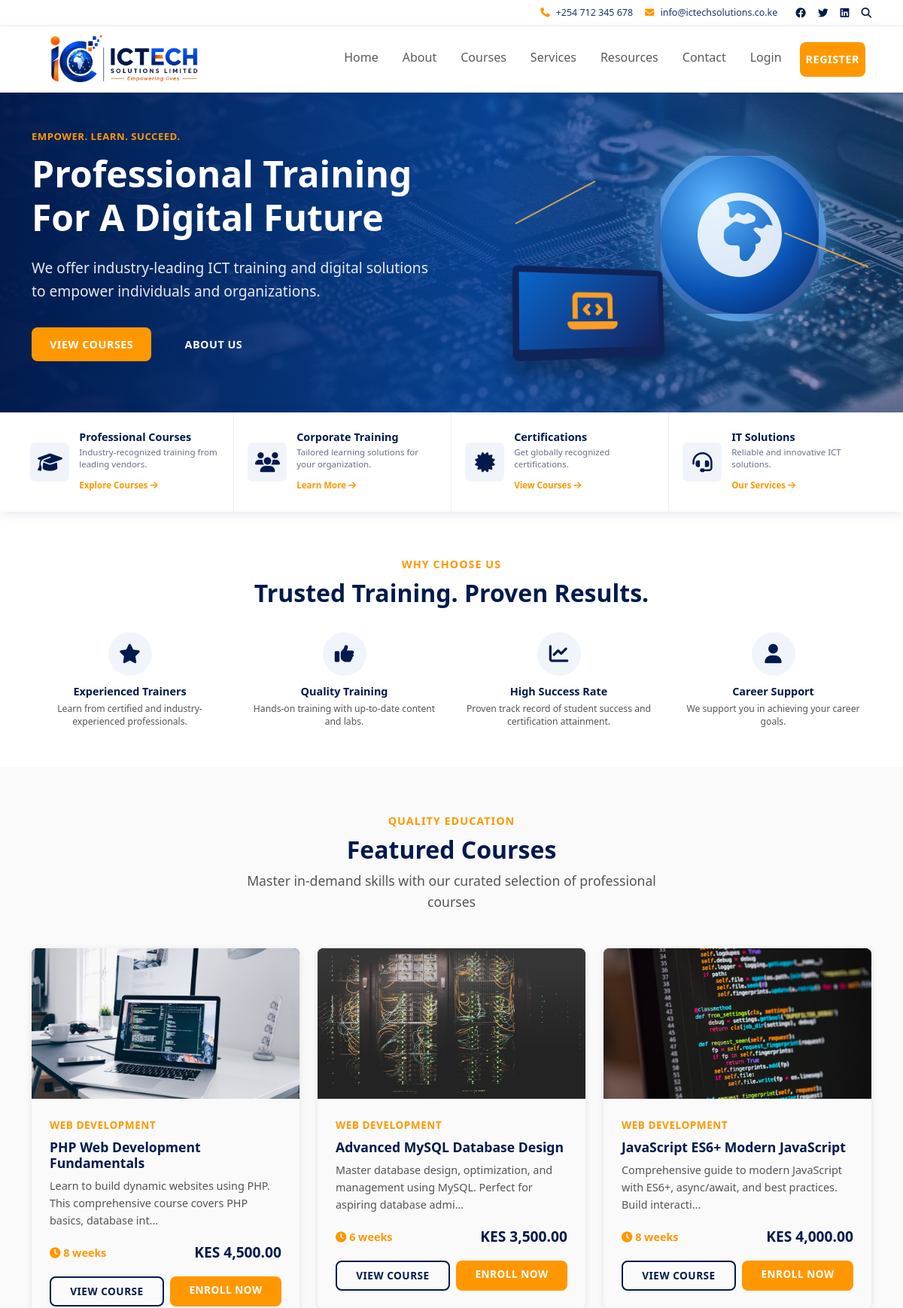
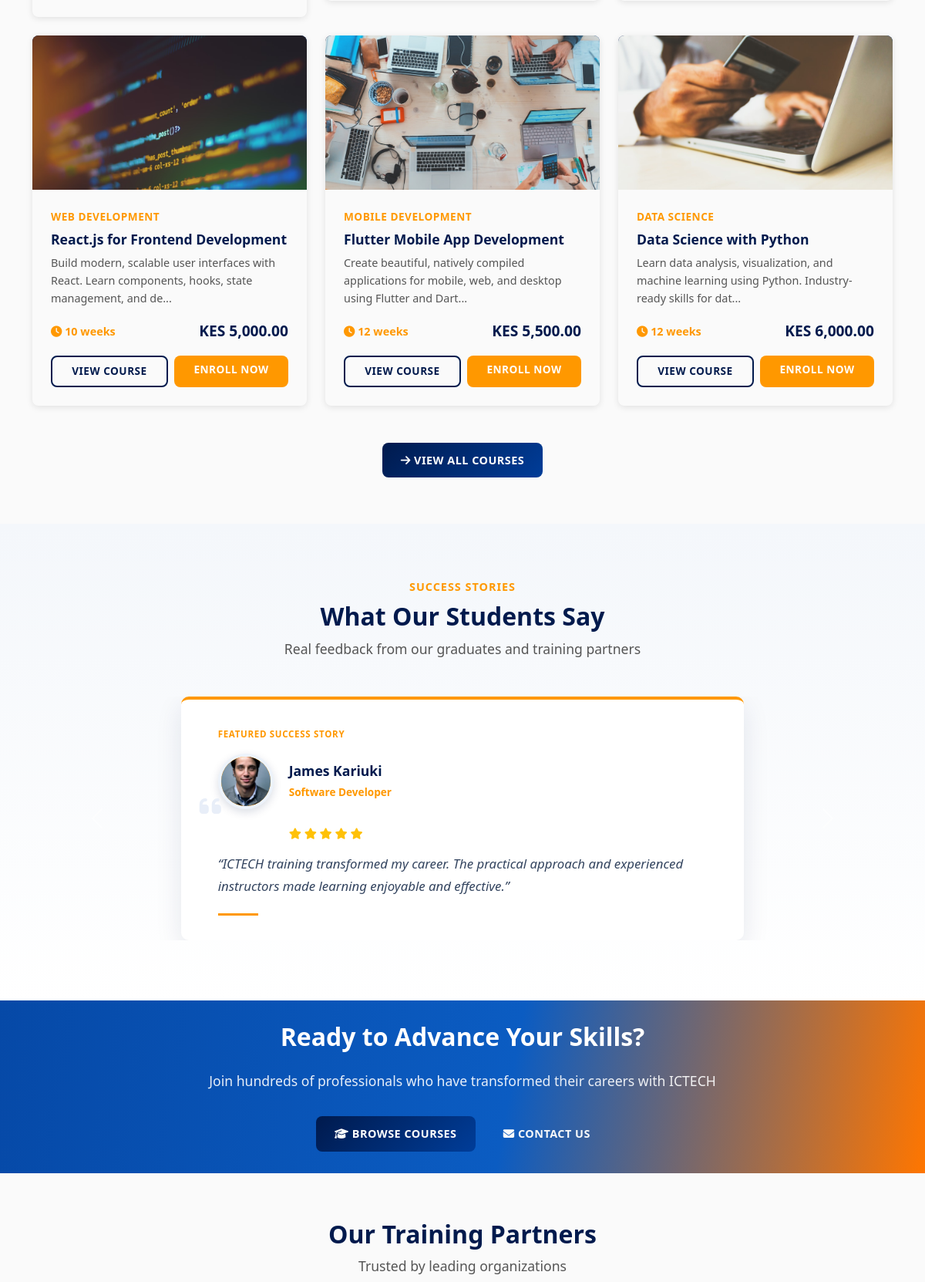
The page / (upper part) on the database its author committed (2 pictures, top to bottom).
### tables this page shows
CREATE TABLE courses (
    id INT PRIMARY KEY AUTO_INCREMENT,
    title VARCHAR(255) NOT NULL,
    slug VARCHAR(255) NOT NULL UNIQUE,
    description LONGTEXT,
    objectives LONGTEXT,
    requirements LONGTEXT,
    category_id INT NOT NULL,
    price DECIMAL(10, 2) DEFAULT 0,
    duration VARCHAR(100),
    image VARCHAR(255),
    status ENUM('published', 'draft', 'archived') DEFAULT 'draft',
    is_featured BOOLEAN DEFAULT FALSE,
    created_at TIMESTAMP DEFAULT CURRENT_TIMESTAMP,
    updated_at TIMESTAMP DEFAULT CURRENT_TIMESTAMP ON UPDATE CURRENT_TIMESTAMP,
    FOREIGN KEY (category_id) REFERENCES categories(id) ON DELETE CASCADE,
    INDEX idx_slug (slug),
    INDEX idx_category_id (category_id),
    INDEX idx_status (status),
    INDEX idx_featured (is_featured)
);

CREATE TABLE categories (
    id INT PRIMARY KEY AUTO_INCREMENT,
    name VARCHAR(255) NOT NULL UNIQUE,
    slug VARCHAR(255) NOT NULL UNIQUE,
    created_at TIMESTAMP DEFAULT CURRENT_TIMESTAMP,
    updated_at TIMESTAMP DEFAULT CURRENT_TIMESTAMP ON UPDATE CURRENT_TIMESTAMP
);

CREATE TABLE testimonials (
    id INT PRIMARY KEY AUTO_INCREMENT,
    name VARCHAR(255) NOT NULL,
    role VARCHAR(255),
    message LONGTEXT NOT NULL,
    photo VARCHAR(255),
    type ENUM('student', 'trainer') DEFAULT 'student',
    is_featured BOOLEAN DEFAULT FALSE,
    created_at TIMESTAMP DEFAULT CURRENT_TIMESTAMP,
    updated_at TIMESTAMP DEFAULT CURRENT_TIMESTAMP ON UPDATE CURRENT_TIMESTAMP,
    INDEX idx_featured (is_featured)
);

### includes/db.php (called while the page is built, shortened)
<?php
class Database {
    private $pdo;
    private static $instance = null;
    private function __construct() {
        try {
            $dsn = "mysql:host=" . DB_HOST . ";dbname=" . DB_NAME . ";charset=utf8mb4";
            $this->pdo = new PDO($dsn, DB_USER, DB_PASS, [
                PDO::ATTR_ERRMODE => PDO::ERRMODE_EXCEPTION,
                PDO::ATTR_DEFAULT_FETCH_MODE => PDO::FETCH_ASSOC,
                PDO::ATTR_EMULATE_PREPARES => false,
            ]);
        } catch (PDOException $e) {
            if (DEBUG_MODE) {
                die("Database connection failed: " . $e->getMessage());
            } else {
                die("Unable to connect to the database. Please try again later.");
            }
        }
    }
    public static function getInstance() {
        if (self::$instance === null) {
            self::$instance = new self();
        }
        return self::$instance;
    }
    public function query($sql, $params = []) {
        try {
            $stmt = $this->pdo->prepare($sql);
            $stmt->execute($params);
            return $stmt;
        } catch (PDOException $e) {
            if (DEBUG_MODE && LOG_ERRORS) {
                error_log("Database query error: " . $e->getMessage());
            }
            throw $e;
        }
    }
    public function getAll($sql, $params = []) {
        $stmt = $this->query($sql, $params);
        return $stmt->fetchAll();
    }
}
?>

### includes/helpers.php (called while the page is built, shortened)
<?php
require_once __DIR__ . '/db.php';
function h($text) {
    return htmlspecialchars($text, ENT_QUOTES, 'UTF-8');
}
function formatCurrency($amount) {
    return 'KES ' . number_format($amount, 2);
}
function getFeaturedCourses($limit = 6) {
    $db = Database::getInstance();
    return $db->getAll(
        "SELECT c.*, cat.name as category_name
         FROM courses c
         LEFT JOIN categories cat ON c.category_id = cat.id
         WHERE c.status = 'published' AND c.is_featured = 1
         ORDER BY c.created_at DESC
         LIMIT ?",
        [$limit]
    );
}
function getFeaturedTestimonials($limit = 3) {
    $db = Database::getInstance();
    return $db->getAll(
        "SELECT * FROM testimonials
         WHERE is_featured = 1
         ORDER BY created_at DESC
         LIMIT ?",
        [$limit]
    );
}
function truncateText($text, $length = 150, $suffix = '...') {
    return substr($text, 0, $length) . $suffix;
}
?>

### includes/auth.php (called while the page is built, shortened)
<?php
require_once __DIR__ . '/db.php';
class Auth {
    public static function isLoggedIn() {
        return isset($_SESSION['logged_in']) && $_SESSION['logged_in'] === true;
    }
}
?>

### index.php (the view, shortened to what this page needs)
<?php
require_once __DIR__ . '/includes/header.php';
require_once __DIR__ . '/includes/helpers.php';
$featuredCourses = getFeaturedCourses(6);
$featuredTestimonials = getFeaturedTestimonials(3);
?>
<section class="hero">
    <div class="container">
        <div class="row align-items-center g-5">
            <div class="col-lg-6">
                <div class="hero-content">
                    <div class="hero-kicker">Empower. Learn. Succeed.</div>
                    <h1>Professional Training<br>For A Digital Future</h1>
                    <p>We offer industry-leading ICT training and digital solutions to empower individuals and organizations.</p>
                    <div class="hero-buttons">
                        <a href="courses.php" class="btn btn-secondary">View Courses</a>
                        <a href="about.php" class="btn btn-outline-light">About Us</a>
                    </div>
                </div>
            </div>
            <div class="col-lg-6">
                <div class="hero-visual" aria-hidden="true">
                    <div class="hero-globe"><i class="fas fa-globe-africa"></i></div>
                    <div class="hero-screen"><i class="fas fa-laptop-code"></i></div>
                    <div class="hero-network hero-network-one"></div>
                    <div class="hero-network hero-network-two"></div>
                </div>
            </div>
        </div>
    </div>
</section>
<section class="service-strip">
    <div class="container">
        <div class="row g-0">
            <div class="col-md-3 service-item" data-scroll>
                <div class="service-icon-tile"><i class="fas fa-graduation-cap service-icon"></i></div>
                <div><h4>Professional Courses</h4><p>Industry-recognized training from leading vendors.</p><a href="courses.php">Explore Courses <i class="fas fa-arrow-right"></i></a></div>
            </div>
            <div class="col-md-3 service-item" data-scroll>
                <div class="service-icon-tile"><i class="fas fa-users service-icon"></i></div>
                <div><h4>Corporate Training</h4><p>Tailored learning solutions for your organization.</p><a href="contact.php">Learn More <i class="fas fa-arrow-right"></i></a></div>
            </div>
            <div class="col-md-3 service-item" data-scroll>
                <div class="service-icon-tile"><i class="fas fa-certificate service-icon"></i></div>
                <div><h4>Certifications</h4><p>Get globally recognized certifications.</p><a href="courses.php">View Courses <i class="fas fa-arrow-right"></i></a></div>
            </div>
            <div class="col-md-3 service-item" data-scroll>
                <div class="service-icon-tile"><i class="fas fa-headset service-icon"></i></div>
                <div><h4>IT Solutions</h4><p>Reliable and innovative ICT solutions.</p><a href="services.php">Our Services <i class="fas fa-arrow-right"></i></a></div>
            </div>
        </div>
    </div>
</section>
<section class="why-section">
    <div class="container">
        <div class="section-header">
            <div class="section-subtitle">Why Choose Us</div>
            <h2>Trusted Training. Proven Results.</h2>
        </div>
        <div class="row text-center g-4">
            <div class="col-6 col-lg-3 why-item"><i class="fas fa-star"></i><h4>Experienced Trainers</h4><p>Learn from certified and industry-experienced professionals.</p></div>
            <div class="col-6 col-lg-3 why-item"><i class="fas fa-thumbs-up"></i><h4>Quality Training</h4><p>Hands-on training with up-to-date content and labs.</p></div>
            <div class="col-6 col-lg-3 why-item"><i class="fas fa-chart-line"></i><h4>High Success Rate</h4><p>Proven track record of student success and certification attainment.</p></div>
            <div class="col-6 col-lg-3 why-item"><i class="fas fa-user"></i><h4>Career Support</h4><p>We support you in achieving your career goals.</p></div>
            </div>
    </div>
</section>
<section>
    <div class="container">
        <div class="section-header">
            <div class="section-subtitle">Quality Education</div>
            <h2>Featured Courses</h2>
            <p class="section-description">Master in-demand skills with our curated selection of professional courses</p>
        </div>
        <div class="row">
            <?php foreach ($featuredCourses as $course): ?>
                <div class="col-md-6 col-lg-4 mb-4" data-scroll>
                    <div class="course-card">
                        <div class="course-image">
                            <?php if ($course['image']): ?>
                                <img src="<?php echo SITE_URL . 'assets/images/' . h($course['image']); ?>" alt="<?php echo h($course['title']); ?>">
                            <?php else: ?>
                                <i class="fas fa-book"></i>
                            <?php endif; ?>
                        </div>
                        <div class="course-info">
                            <div class="course-category"><?php echo h($course['category_name']); ?></div>
                            <h5 class="course-title"><?php echo h($course['title']); ?></h5>
                            <p class="course-description"><?php echo truncateText($course['description'], 100); ?></p>
                            <div class="course-meta">
                                <span class="course-duration">
                                    <i class="fas fa-clock"></i> <?php echo h($course['duration']); ?>
                                </span>
                                <span class="course-price"><?php echo formatCurrency($course['price']); ?></span>
                            </div>
                            <div class="course-footer">
                                <a href="course-details.php?id=<?php echo $course['id']; ?>" class="btn btn-outline-primary btn-sm">
                                    View Course
                                </a>
                                <?php if ($isLoggedIn && !isEnrolled($currentUser['id'], $course['id'])): ?>
                                    <a href="student/my-courses.php?action=enroll&course_id=<?php echo $course['id']; ?>" class="btn btn-secondary btn-sm">
                                        Enroll Now
                                    </a>
                                <?php elseif ($isLoggedIn && isEnrolled($currentUser['id'], $course['id'])): ?>
                                    <span class="badge bg-success w-100 text-center">Enrolled</span>
                                <?php else: ?>
                                    <a href="register.php" class="btn btn-secondary btn-sm">
                                        Enroll Now
                                    </a>
                                <?php endif; ?>
                            </div>
                        </div>
                    </div>
                </div>
            <?php endforeach; ?>
        </div>
        <div class="text-center mt-4">
            <a href="courses.php" class="btn btn-primary btn-lg">
                <i class="fas fa-arrow-right"></i> View All Courses
            </a>
        </div>
    </div>
</section>
<section class="testimonial-section">
    <div class="container">
        <div class="section-header">
            <div class="section-subtitle">Success Stories</div>
            <h2>What Our Students Say</h2>
            <p class="section-description">Real feedback from our graduates and training partners</p>
        </div>
        <div id="testimonialCarousel" class="carousel slide" data-bs-ride="carousel">
            <div class="carousel-inner">
                <?php foreach ($featuredTestimonials as $index => $testimonial): ?>
                    <div class="carousel-item <?php echo $index === 0 ? 'active' : ''; ?>">
                        <div class="row justify-content-center">
                            <div class="col-md-8">
                                <article class="testimonial-card">
                                    <div class="testimonial-label">Featured Success Story</div>
                                    <div class="testimonial-header">
                                        <div class="testimonial-avatar">
                                            <?php if (!empty($testimonial['photo'])): ?>
                                                <img src="<?php echo SITE_URL . 'assets/images/testimonials/' . h($testimonial['photo']); ?>" alt="<?php echo h($testimonial['name']); ?>">
                                            <?php else: ?>
                                                <i class="fas fa-user"></i>
                                            <?php endif; ?>
                                        </div>
                                        <div class="testimonial-info">
                                            <h5><?php echo h($testimonial['name']); ?></h5>
                                            <div class="testimonial-role"><?php echo h($testimonial['role']); ?></div>
                                        </div>
                                    </div>
                                    <div class="testimonial-rating" aria-label="5 out of 5 stars">
                                        <i class="fas fa-star text-warning"></i>
                                        <i class="fas fa-star text-warning"></i>
                                        <i class="fas fa-star text-warning"></i>
                                        <i class="fas fa-star text-warning"></i>
                                        <i class="fas fa-star text-warning"></i>
                                    </div>
                                    <div class="testimonial-quote-mark" aria-hidden="true"><i class="fas fa-quote-left"></i></div>
                                    <p class="testimonial-text">“<?php echo h($testimonial['message']); ?>”</p>
                                    <div class="testimonial-rule"></div>
                                </article>
                            </div>
                        </div>
                    </div>
                <?php endforeach; ?>
            </div>
            <button class="carousel-control-prev" type="button" data-bs-target="#testimonialCarousel" data-bs-slide="prev">
                <span class="carousel-control-prev-icon"></span>
            </button>
            <button class="carousel-control-next" type="button" data-bs-target="#testimonialCarousel" data-bs-slide="next">
                <span class="carousel-control-next-icon"></span>
            </button>
        </div>
    </div>
</section>
<section class="cta-section">
    <div class="container">
        <h2>Ready to Advance Your Skills?</h2>
        <p>Join hundreds of professionals who have transformed their careers with ICTECH</p>
        <div>
            <a href="courses.php" class="btn btn-primary btn-lg me-2">
                <i class="fas fa-graduation-cap"></i> Browse Courses
            </a>
            <a href="contact.php" class="btn btn-outline-light btn-lg">
                <i class="fas fa-envelope"></i> Contact Us
            </a>
        </div>
    </div>
</section>
<section>
    <div class="container">
        <div class="section-header">
            <h2>Our Training Partners</h2>
            <p class="section-description">Trusted by leading organizations</p>
        </div>
    </div>
</section>
<?php require_once __DIR__ . '/includes/footer.php'; ?>

### rows shown on the page
courses: image (picture), category.name "WEB DEVELOPMENT", title "PHP Web Development Fundamentals", description "Learn to build dynamic websites using PHP. This comprehensive course covers PHP basics, database int...", duration "8 weeks", price "KES 4,500.00"
courses: image (picture), category.name "WEB DEVELOPMENT", title "Advanced MySQL Database Design", description "Master database design, optimization, and management using MySQL. Perfect for aspiring database admi...", duration "6 weeks", price "KES 3,500.00"
courses: image (picture), category.name "WEB DEVELOPMENT", title "JavaScript ES6+ Modern JavaScript", description "Comprehensive guide to modern JavaScript with ES6+, async/await, and best practices. Build interacti...", duration "8 weeks", price "KES 4,000.00"
courses: image (picture), category.name "WEB DEVELOPMENT", title "React.js for Frontend Development", description "Build modern, scalable user interfaces with React. Learn components, hooks, state management, and de...", duration "10 weeks", price "KES 5,000.00"
courses: image (picture), category.name "MOBILE DEVELOPMENT", title "Flutter Mobile App Development", description "Create beautiful, natively compiled applications for mobile, web, and desktop using Flutter and Dart...", duration "12 weeks", price "KES 5,500.00"
courses: image (picture), category.name "DATA SCIENCE", title "Data Science with Python", description "Learn data analysis, visualization, and machine learning using Python. Industry-ready skills for dat...", duration "12 weeks", price "KES 6,000.00"
testimonials: photo (picture), name "James Kariuki", role "Software Developer", message "ICTECH training transformed my career. The practical approach and experienced instructors made learning enjoyable and effective."
